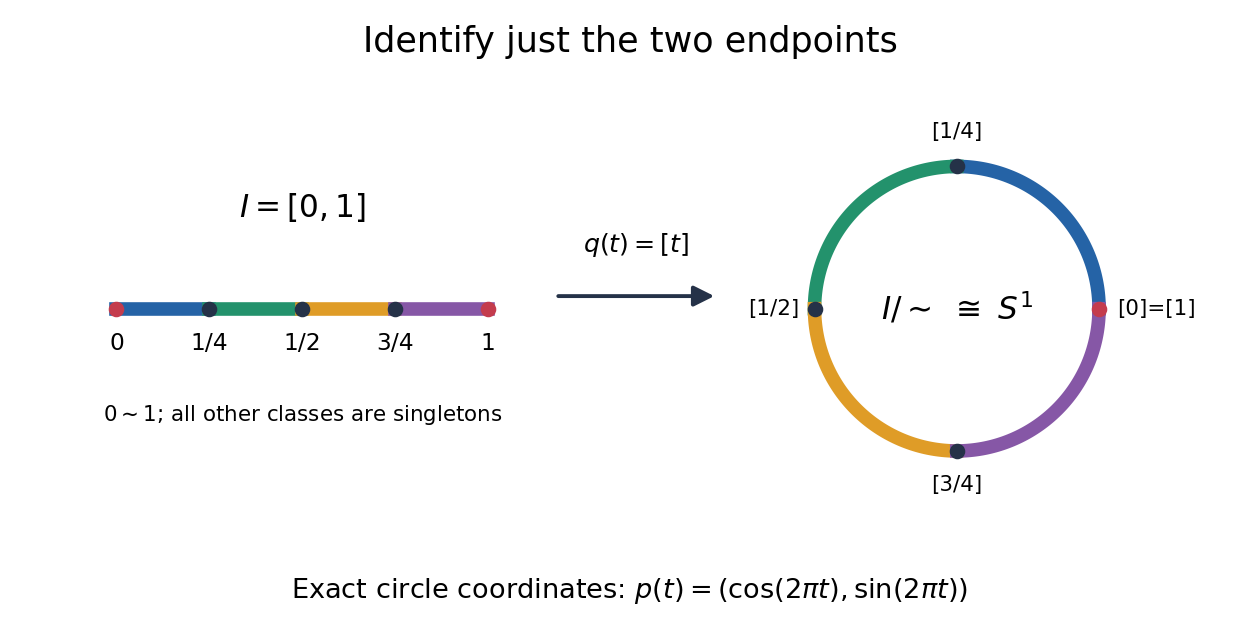

Python code for this plot:
"""Draw endpoint gluing; run from _media with Python 3.14, NumPy 2.3.5 and Matplotlib 3.10.7."""

from pathlib import Path

import matplotlib.pyplot as plt
import numpy as np
from matplotlib.patches import FancyArrowPatch


def main():
    colors = ["#2563a6", "#23926c", "#df9c27", "#8657a6"]
    seam = "#c43c4d"
    fig = plt.figure(figsize=(9, 4.5), facecolor="white")
    left = fig.add_axes((0.06, 0.22, 0.36, 0.58))
    right = fig.add_axes((0.59, 0.16, 0.35, 0.70))
    fig.suptitle("Identify just the two endpoints", fontsize=18, y=0.96)
    left.set(xlim=(-0.11, 1.11), ylim=(-0.7, 0.7))
    left.axis("off")
    for k, color in enumerate(colors):
        left.plot([k / 4, (k + 1) / 4], [0, 0], lw=7, color=color)
    for t, label in [(0, "0"), (0.25, "1/4"), (0.5, "1/2"), (0.75, "3/4"), (1, "1")]:
        left.plot(t, 0, "o", color=seam if t in (0, 1) else "#253248", ms=7, zorder=3)
        left.text(t, -0.16, label, ha="center", fontsize=12)
    left.text(0.5, 0.35, r"$I=[0,1]$", ha="center", fontsize=16)
    left.text(0.5, -0.43, r"$0\sim1$; all other classes are singletons", ha="center", fontsize=11)
    right.set_aspect("equal")
    right.set(xlim=(-1.5, 1.6), ylim=(-1.4, 1.4))
    right.axis("off")
    for k, color in enumerate(colors):
        theta = np.linspace(k * np.pi / 2, (k + 1) * np.pi / 2, 100)
        right.plot(np.cos(theta), np.sin(theta), lw=7, color=color)
    for t, label, xytext in [
        (0, "[0]=[1]", (1.13, 0)),
        (0.25, "[1/4]", (0, 1.24)),
        (0.5, "[1/2]", (-1.29, 0)),
        (0.75, "[3/4]", (0, -1.24)),
    ]:
        theta = 2 * np.pi * t
        right.plot(np.cos(theta), np.sin(theta), "o", color=seam if t == 0 else "#253248", ms=7)
        right.text(*xytext, label, ha="left" if t == 0 else "center", va="center", fontsize=11)
    right.text(0, 0, r"$I/{\sim}\ \cong\ S^1$", ha="center", va="center", fontsize=16)
    fig.add_artist(FancyArrowPatch((0.44, 0.53), (0.57, 0.53), transform=fig.transFigure,
                                  arrowstyle="-|>", mutation_scale=22, lw=2, color="#253248"))
    fig.text(0.505, 0.60, r"$q(t)=[t]$", ha="center", fontsize=13)
    fig.text(0.5, 0.05, r"Exact circle coordinates: $p(t)=(\cos(2\pi t),\sin(2\pi t))$", ha="center", fontsize=14)
    fig.savefig(Path(__file__).with_suffix(".png").name, dpi=140, facecolor="white", transparent=False)
    plt.close(fig)


if __name__ == "__main__":
    main()
